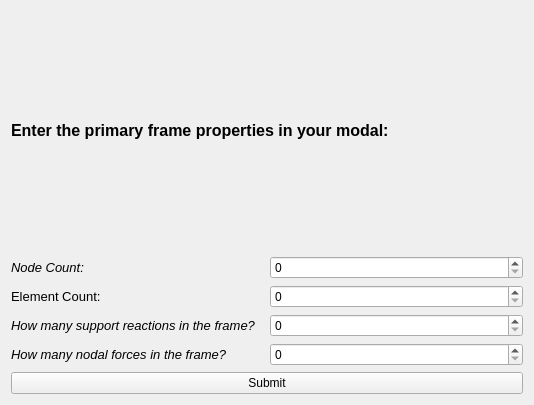
<?xml version="1.0" encoding="UTF-8"?>
<ui version="4.0">
 <class>Form_PreFrameProperties</class>
 <widget class="QWidget" name="Form_PreFrameProperties">
  <property name="geometry">
   <rect>
    <x>0</x>
    <y>0</y>
    <width>534</width>
    <height>405</height>
   </rect>
  </property>
  <property name="windowTitle">
   <string>Form</string>
  </property>
  <layout class="QVBoxLayout" name="verticalLayout_3">
   <item>
    <widget class="QLabel" name="label_Title">
     <property name="font">
      <font>
       <family>Arial</family>
       <pointsize>12</pointsize>
       <weight>75</weight>
       <bold>true</bold>
      </font>
     </property>
     <property name="text">
      <string>Enter the primary frame properties in your modal:</string>
     </property>
    </widget>
   </item>
   <item>
    <layout class="QHBoxLayout" name="horizontalLayout">
     <item>
      <layout class="QVBoxLayout" name="verticalLayout_2">
       <item>
        <widget class="QLabel" name="label_Node">
         <property name="font">
          <font>
           <family>Arial</family>
           <pointsize>10</pointsize>
           <italic>true</italic>
          </font>
         </property>
         <property name="text">
          <string>Node Count: </string>
         </property>
        </widget>
       </item>
       <item>
        <widget class="QLabel" name="label_Element">
         <property name="font">
          <font>
           <family>Arial</family>
           <pointsize>10</pointsize>
          </font>
         </property>
         <property name="text">
          <string>Element Count:</string>
         </property>
        </widget>
       </item>
       <item>
        <widget class="QLabel" name="label_Support">
         <property name="font">
          <font>
           <family>Arial</family>
           <pointsize>10</pointsize>
           <italic>true</italic>
          </font>
         </property>
         <property name="text">
          <string>How many support reactions in the frame?</string>
         </property>
        </widget>
       </item>
       <item>
        <widget class="QLabel" name="label_Force">
         <property name="font">
          <font>
           <family>Arial</family>
           <pointsize>10</pointsize>
           <italic>true</italic>
          </font>
         </property>
         <property name="text">
          <string>How many nodal forces in the frame?</string>
         </property>
        </widget>
       </item>
      </layout>
     </item>
     <item>
      <layout class="QVBoxLayout" name="verticalLayout">
       <item>
        <widget class="QSpinBox" name="spinBox_NodeCount"/>
       </item>
       <item>
        <widget class="QSpinBox" name="spinBox_ElementCount"/>
       </item>
       <item>
        <widget class="QSpinBox" name="spinBox_SupportCount"/>
       </item>
       <item>
        <widget class="QSpinBox" name="spinBox_NodalForceCount"/>
       </item>
      </layout>
     </item>
    </layout>
   </item>
   <item>
    <widget class="QPushButton" name="button_Submit">
     <property name="text">
      <string>Submit</string>
     </property>
    </widget>
   </item>
  </layout>
 </widget>
 <resources/>
 <connections/>
</ui>
